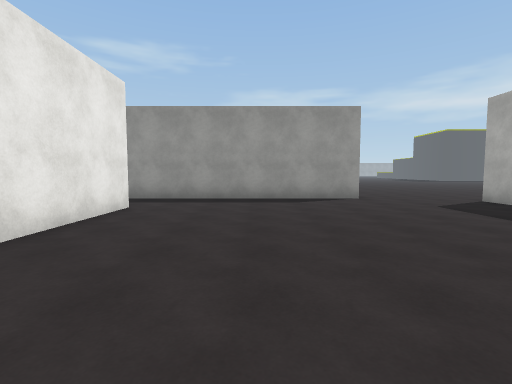
[1] (above)

13 first-person views from a walk through a Unity game level. The camera is 1.5 m above the floor, tilts 4° down and sees 85° across. The floor is counted in squares, 2 m on a side. Each view is taken from the middle of a square. On the plan, view 1 faces up. The plan holds only what a view shows up to about 10 squares ahead; the rest is blank. The place goes on beyond the plan. Surface patterns are stand-ins for the level's own textures.

[2]
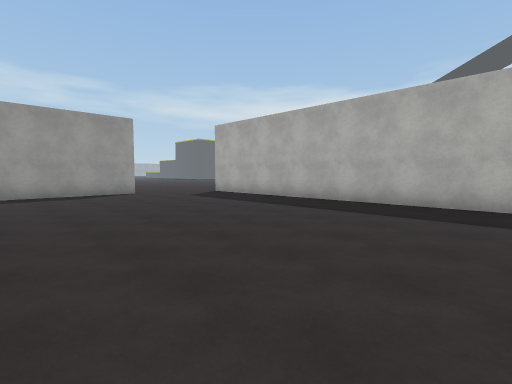

[3]
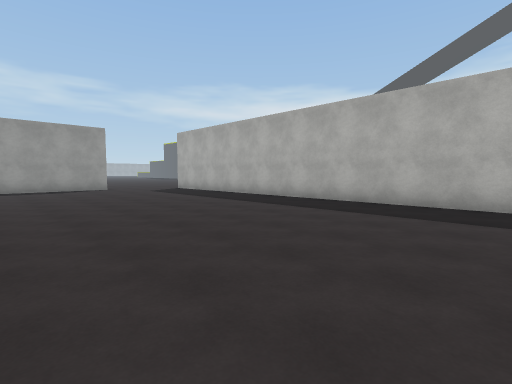

[4]
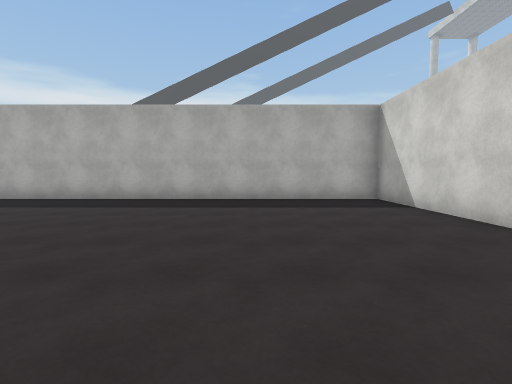

[5]
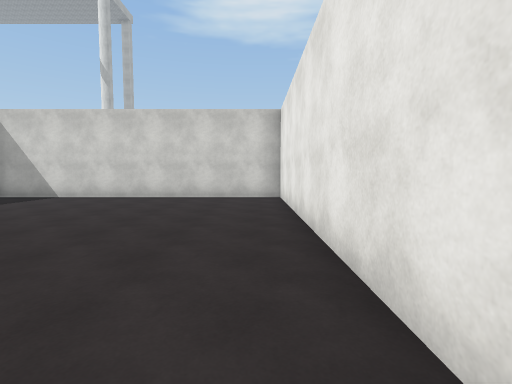

[6]
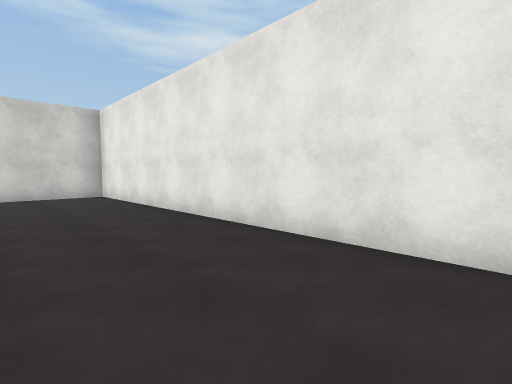

[7]
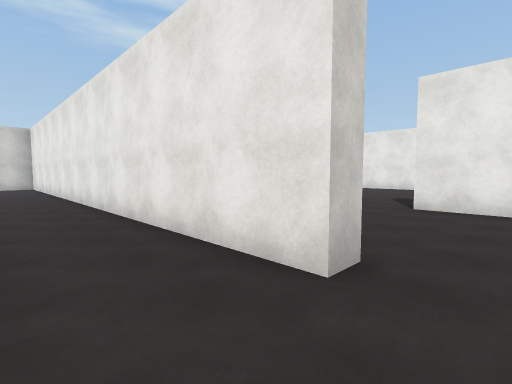

[8]
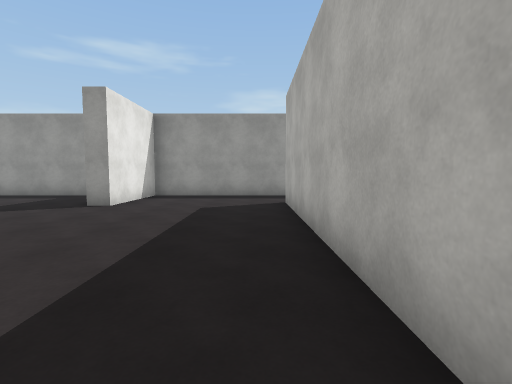

[9]
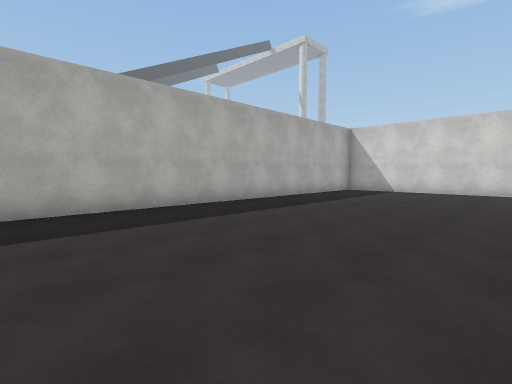

[10]
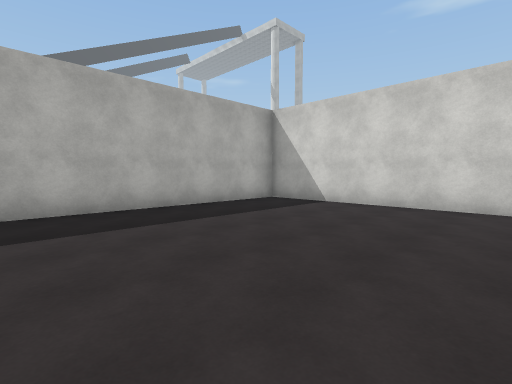

[11]
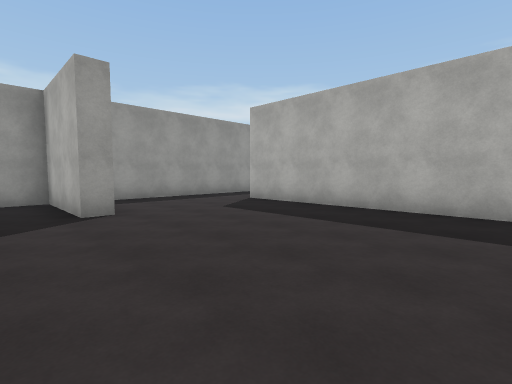

[12]
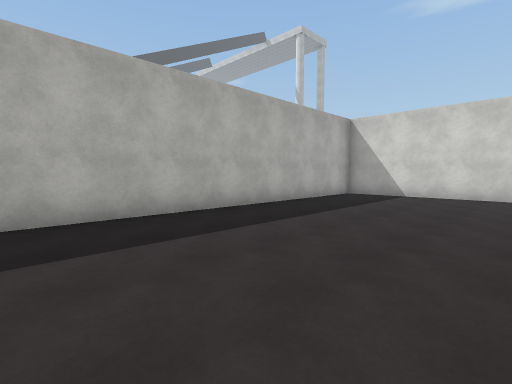

[13]
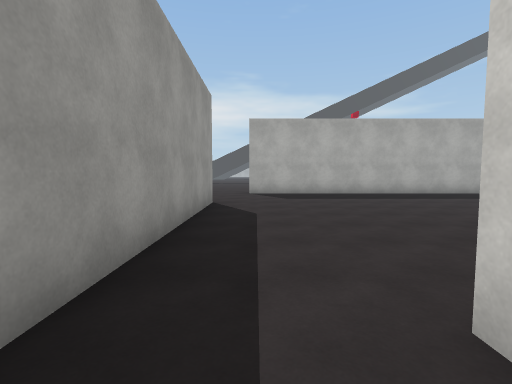

### Floor plan
Points are (right, up) in squares from view 1. A wall is a line through its corners. A room is listed if a view was taken in it or the views show most of it. See-through windows are left out.
Room 1 (views 1, 2, 3, 4, 5, 6, 7)
walls: (-2.7, 6) (-2.7, -8.4) (5.9, -8.4) (5.9, 7.2); (3, 8.1) (-2.4, 8.1)
ways out: opening at (-3, 6.5) to room 2; opening at (4, 7.7)
Room 2 (views 8, 9, 10, 11, 12, 13)
walls: (-8.8, -8.4) (-3.3, -8.4) (-3.3, 6) (-2.7, 6); (-2.4, 8.1) (-7.3, 8.1) (-7.3, 5.3) (-7.8, 5.3) (-7.8, 8.1) (-8.8, 8.1)
ways out: opening at (-3, 6.5) to room 1; gap at (-9, -9)

Where each view was taken, in squares from view 1:
view 1: 0 up, 0 right, facing up
view 2: 2 down, 1 left, facing up-right
view 3: 5 down, 1 left, facing up-right
view 4: 5 down, 2 left, facing right
view 5: 0 up, 2 left, facing down
view 6: 1 up, 0 right, facing down-left
view 7: 7 up, 1 left, facing down-left
view 8: 1 down, 4 left, facing up
view 9: 3 up, 9 left, facing down-right
view 10: 2 down, 9 left, facing down-right
view 11: 0 up, 9 left, facing up-right
view 12: 1 up, 8 left, facing down-right
view 13: 7 up, 4 left, facing right
